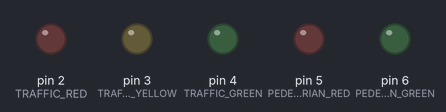
Recording of a sketch running on a simulated Arduino Uno, built with avr-gcc and run on an emulated ATmega328P. Shown: output pins drawn as LEDs (lit = HIGH).

Above: at 0.5 s.
At 4.5 s:
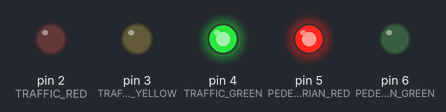
At 9.5 s:
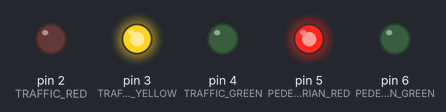
At 14.0 s:
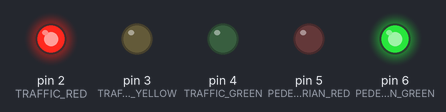
Timing chart, 0 to 20.8 s (numbered marks = the images above):
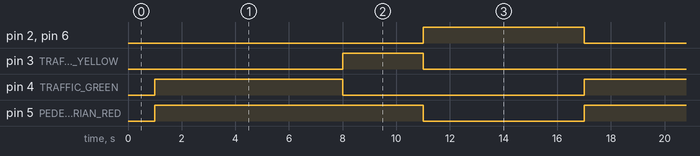

Measured:
- by itself, pin 2 (TRAFFIC_RED), pin 6 (PEDESTRIAN_GREEN): alternates HIGH for 6.0 s and LOW for 10.0 s
- by itself, pin 3 (TRAFFIC_YELLOW): alternates HIGH for 3.0 s and LOW for 13.0 s
- by itself, pin 4 (TRAFFIC_GREEN): alternates HIGH for 7.0 s and LOW for 9.0 s
- by itself, pin 5 (PEDESTRIAN_RED): alternates HIGH for 10.0 s and LOW for 6.0 s

The sketch:

pedestrian.ino
```cpp
// LED pin tika ardiuno board ekata ghanna oni widiha
//LED Outputs from uno board
#define TRAFFIC_RED 2
#define TRAFFIC_YELLOW 3
#define TRAFFIC_GREEN 4
#define PEDESTRIAN_RED 5
#define PEDESTRIAN_GREEN 6

// Millis kiyanne delay ekata
unsigned long previousMillis = 0;
const long interval = 1000; // milisecond dahak kiyanne thappara ekai
int count = -1; //-1 patan gaththe naththan hariyata sync wenne nh
//count is starting from -1 for proper syncronization

void setup() {
  // Led walata current denna me tika liyanna
  //initialization of LEDs
  pinMode(TRAFFIC_RED, OUTPUT);
  pinMode(TRAFFIC_YELLOW, OUTPUT);
  pinMode(TRAFFIC_GREEN, OUTPUT);
  pinMode(PEDESTRIAN_RED, OUTPUT);
  pinMode(PEDESTRIAN_GREEN, OUTPUT);

  // LOW kalama LED off wenawa
  //Off stage of LEDs
  digitalWrite(TRAFFIC_RED, LOW);
  digitalWrite(TRAFFIC_YELLOW, LOW);
  digitalWrite(TRAFFIC_GREEN, LOW);
  digitalWrite(PEDESTRIAN_RED, LOW);
  digitalWrite(PEDESTRIAN_GREEN, LOW);
}

void loop() {
  unsigned long currentMillis = millis();//Delay function eka dannath puluwath eth eka set wenne nh

  if (currentMillis - previousMillis >= interval) {
    previousMillis = currentMillis;
    count = (count + 1) % 16;

    // Traffic Green wenakota Pedestrian eka Red
    //pedestrian crossing is red when the traffic light is green
    if (count <= 6) {
      digitalWrite(TRAFFIC_GREEN, HIGH);
      digitalWrite(TRAFFIC_YELLOW, LOW);
      digitalWrite(TRAFFIC_RED, LOW);
      digitalWrite(PEDESTRIAN_RED, HIGH);
      digitalWrite(PEDESTRIAN_GREEN, LOW);
    }

    // Traffic Yellow weddith Pedestrian eka Red
    //pedestrian crossing is stil red even if the traffic light is yellow
    else if (count <= 9) {
      digitalWrite(TRAFFIC_GREEN, LOW);
      digitalWrite(TRAFFIC_YELLOW, HIGH);
      digitalWrite(TRAFFIC_RED, LOW);
      digitalWrite(PEDESTRIAN_RED, HIGH);
      digitalWrite(PEDESTRIAN_GREEN, LOW);
    }

    // Traffic Red weddi Pedestrian Green wenna oni
    //pedestrian crossing is green when the traffic light is red
    else {
      digitalWrite(TRAFFIC_GREEN, LOW);
      digitalWrite(TRAFFIC_YELLOW, LOW);
      digitalWrite(TRAFFIC_RED, HIGH);
      digitalWrite(PEDESTRIAN_RED, LOW);
      digitalWrite(PEDESTRIAN_GREEN, HIGH);
    }
  }
}
```
